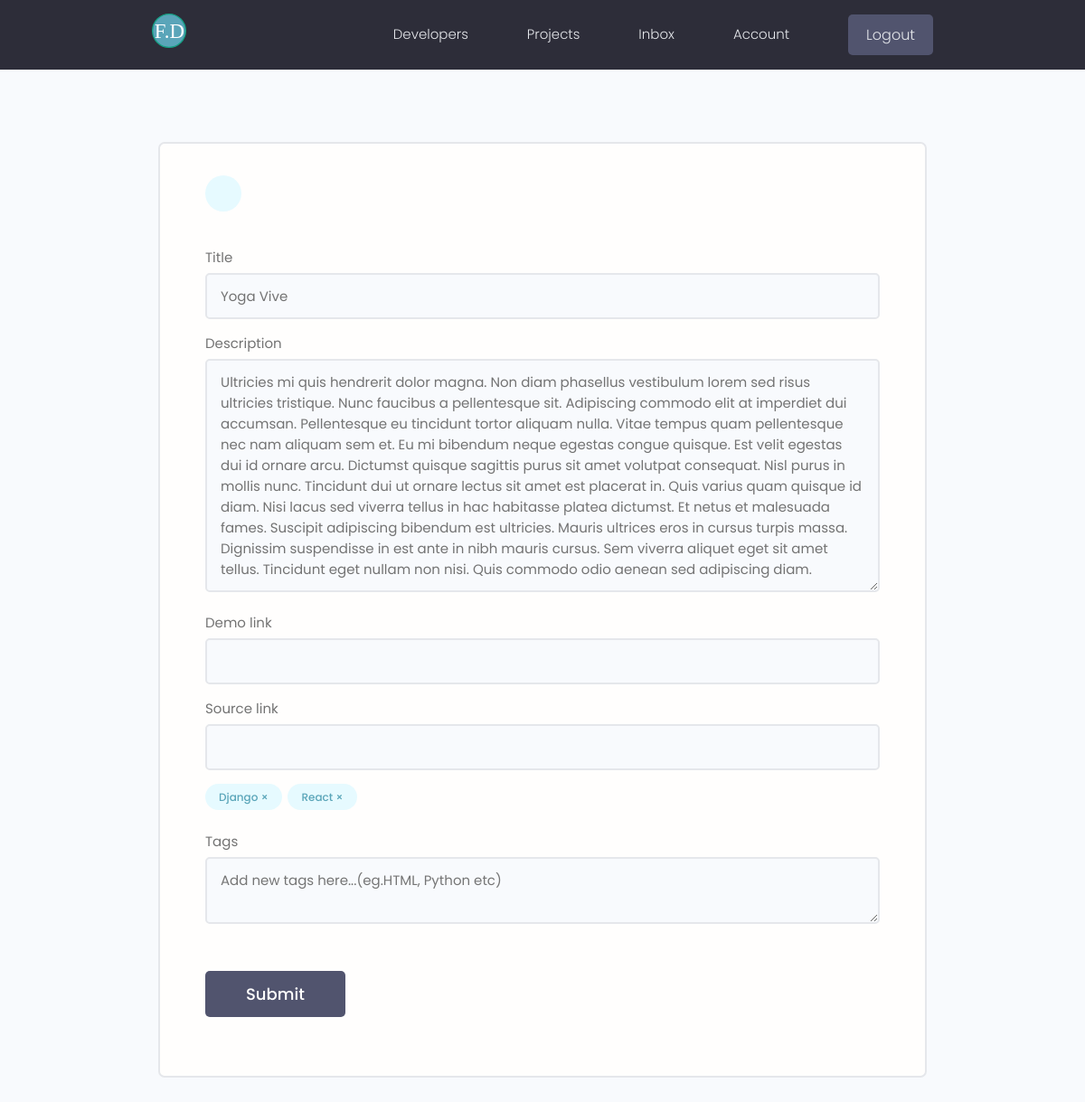
/projects/update-project/214876e5-740c-415b-8fd0-cd929735c48f/ (signed in), run on an earlier commit of the app's database.
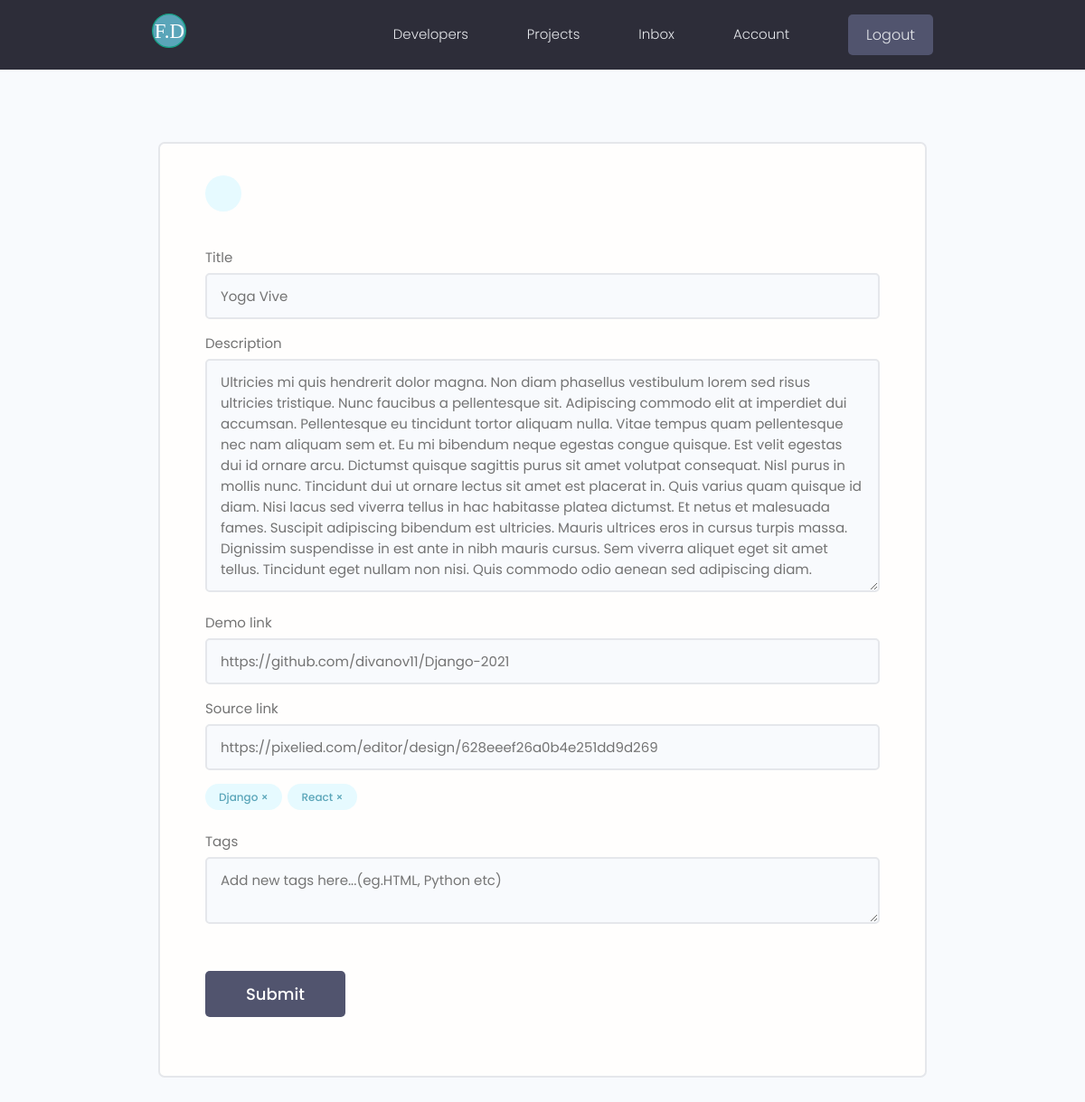
And on a later commit of the database.
### projects/models.py (models this page shows, shortened)
class Project(models.Model):
    owner =models.ForeignKey(Profiles, null=True , blank= True , on_delete=models.CASCADE)
    title = models.CharField(max_length=200)
    description = models.TextField(null=True,blank=True)
    featured_image=models.ImageField(null=True,blank=True,default='default.jpg')
    demo_link = models.CharField(max_length=2000 , null=True , blank=True)
    source_link = models.CharField(max_length=2000,null=True,blank=True)
    tags=models.ManyToManyField('Tag',blank=True)
    vote_total = models.IntegerField(default=0 ,null= True,blank=True)
    vote_ratio = models.IntegerField(default=0 ,null= True,blank=True)
    created = models.DateTimeField(auto_now_add=True)
    id = models.UUIDField(default=uuid.uuid4,unique=True,primary_key=True,editable=False)
    class Meta:
        ordering=['-vote_ratio','-vote_total','title']

### projects/views.py (the view, shortened to what this page needs)
# urls.py: path('update-project/<str:pk>/',views.updateProject,name="update-project"),
@login_required(login_url='login')
def updateProject(request,pk):
    profile =request.user.profiles
    project = profile.project_set.get(id=pk)
    form = ProjectForm(instance=project)
    context ={'form': form, 'project': project}
    return render(request,"projects/project_form.html",context)

### projects/forms.py
class ProjectForm(ModelForm):
    class Meta:
        model=Project
        fields = ['title','description','demo_link','source_link']
        widgets ={
            'tags':forms.CheckboxSelectMultiple(),
        }
    def __init__(self,*args,**kwargs):
        super(ProjectForm,self).__init__(*args,**kwargs)
        for name, field in self.fields.items():
            field.widget.attrs.update({'class':'input'})

### projects/templates/projects/project_form.html (shortened to what this page needs)
{% extends 'main.html' %}
{% block content %}
<main class="formPage my-xl">
    <div class="content-box">
        <div class="formWrapper">
            <a class="backButton" href="{% url 'account' %}"></a>
            <br>
            <form class="form" method="POST" enctype="multipart/form-data">
                {% for field in form %}
                <div class="form__field">
                    <label for="formInput#text">{{field.label}} </label>
                    {{field}}
                </div>
                {% endfor %}
                <div class="form__field">
                    {% for tag in project.tags.all %}
                        <div class="project-tag tag tag--pill tag--main" data-tag="{{tag.id}}" data-project="{{project.id}}">{{tag.name}} &#215;</div>
                    {% endfor %}
                </div>
                <div class="form__field">
                     <label for="formInput#text">Tags </label>
                     <textarea name="newtags" class="input" placeholder="Add new tags here...(eg.HTML, Python etc)"></textarea>
                </div>
                <input class="btn btn--sub btn--lg  my-md" type="submit" value="Submit" />
            </form>
        </div>
    </div>
</main>
{% endblock %}

What changed in the data, as far as the page shows it:
changed Project "Yoga Vive": demo_link (not shown) → "https://github.com/divanov11/Django-2021"; source_link (not shown) → "https://pixelied.com/editor/design/628eeef26a0b4e251dd9d269"
